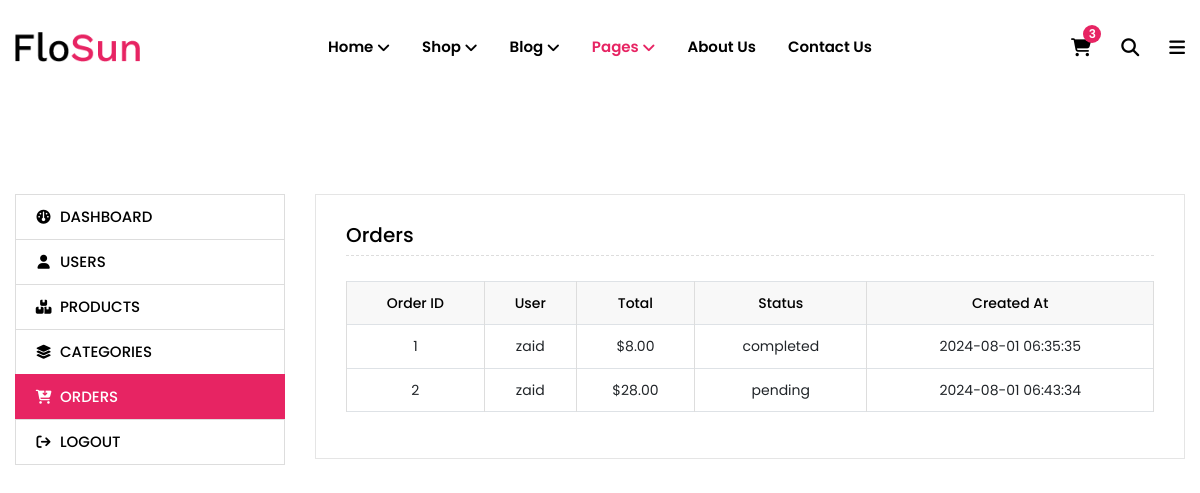
/AdminOrders.php (signed in), run on the app's committed database.
### tables this page shows
CREATE TABLE `orders` (
  `order_id` int(11) NOT NULL,
  `user_id` int(11) DEFAULT NULL,
  `total` decimal(10,2) NOT NULL,
  `status` varchar(50) NOT NULL DEFAULT 'Pending',
  `created_at` timestamp NOT NULL DEFAULT current_timestamp()
);

CREATE TABLE `users` (
  `user_id` int(11) NOT NULL,
  `name` varchar(50) NOT NULL,
  `email` varchar(100) NOT NULL,
  `password` varchar(255) NOT NULL,
  `created_at` timestamp NOT NULL DEFAULT current_timestamp(),
  `user_type` varchar(50) NOT NULL DEFAULT 'user',
  `image` varchar(255) DEFAULT NULL
);

### AdminOrders.php (the view, shortened to what this page needs)
<?php
    require_once("config.php");
  function db_get(string $table, string $condition): mixed
    {
        global $conn;
        $sql = "SELECT orders.order_id ,users.name AS username , orders.total , orders.status , orders.status , orders.created_at FROM orders JOIN users ON orders.user_id = users.user_id" .  $condition;
        $query = mysqli_query($conn, $sql);
        $num = mysqli_num_rows($query);
        return [
            'num' => $num,
            'query' => $query
        ];
    }
    $data = db_get("orders","");
?>
<!DOCTYPE html>
<html class="no-js" lang="en">
  <head>
    <link rel="stylesheet" href="assets/css/vendor/bootstrap.min.css" />
    <link rel="stylesheet" href="assets/css/vendor/font.awesome.min.css" />
    <link rel="stylesheet" href="https://cdnjs.cloudflare.com/ajax/libs/font-awesome/6.6.0/css/all.min.css" />
    <link rel="stylesheet" href="assets/css/vendor/linearicons.min.css" />
    <link rel="stylesheet" href="assets/css/plugins/swiper-bundle.min.css" />
    <link rel="stylesheet" href="assets/css/plugins/animate.min.css" />
    <link rel="stylesheet" href="assets/css/plugins/jquery-ui.min.css" />
    <link rel="stylesheet" href="assets/css/plugins/nice-select.min.css" />
    <link rel="stylesheet" href="assets/css/plugins/magnific-popup.css" />
    <link rel="stylesheet" href="assets/css/style.css" />
  </head>
  <body>
     <header class="main-header-area">
      <div class="main-header header-sticky">
        <div class="container custom-area">
          <div class="row align-items-center">
            <div class="col-lg-2 col-xl-2 col-md-6 col-6 col-custom">
              <div class="header-logo d-flex align-items-center">
                <a href="index.html">
                  <img
                    class="img-full"
                    src="assets/images/logo/logo.png"
                    alt="Header Logo"
                  />
                </a>
              </div>
            </div>
            <div
              class="col-lg-8 d-none d-lg-flex justify-content-center col-custom"
            >
              <nav class="main-nav d-none d-lg-flex">
                <ul class="nav">
                  <li>
                    <a href="index.html">
                      <span class="menu-text"> Home</span>
                      <i class="fa fa-angle-down"></i>
                    </a>
                  </li>
                  <li>
                    <a href="shop.html">
                      <span class="menu-text">Shop</span>
                      <i class="fa fa-angle-down"></i>
                    </a>
                  </li>
                  <li>
                    <a href="blog-details-fullwidth.html">
                      <span class="menu-text"> Blog</span>
                      <i class="fa fa-angle-down"></i>
                    </a>
                  </li>
                  <li>
                    <a class="active" href="#">
                      <span class="menu-text"> Pages</span>
                      <i class="fa fa-angle-down"></i>
                    </a>
                  </li>
                  <li>
                    <a href="about-us.html">
                      <span class="menu-text"> About Us</span>
                    </a>
                  </li>
                  <li>
                    <a href="contact-us.html">
                      <span class="menu-text">Contact Us</span>
                    </a>
                  </li>
                </ul>
              </nav>
            </div>
            <div class="col-lg-2 col-md-6 col-6 col-custom">
              <div class="header-right-area main-nav">
                <ul class="nav">
                  <li class="minicart-wrap">
                    <a href="#" class="minicart-btn toolbar-btn">
                      <i class="fa fa-shopping-cart"></i>
                      <span class="cart-item_count">3</span>
                    </a>
                  </li>
                  <li class="sidemenu-wrap">
                    <a href="#"><i class="fa fa-search"></i> </a>
                  </li>
                  <li class="account-menu-wrap d-none d-lg-flex">
                    <a href="#" class="off-canvas-menu-btn">
                      <i class="fa fa-bars"></i>
                    </a>
                  </li>
                </ul>
              </div>
            </div>
          </div>
        </div>
      </div>
    </header>
    <div class="my-account-wrapper mt-no-text">
      <div class="container container-default-2 custom-area">
        <div class="row">
          <div class="col-lg-12 col-custom">
            <div class="myaccount-page-wrapper">
              <div class="row">
                <div class="col-lg-3 col-md-4 col-custom">
                  <div class="myaccount-tab-menu nav" role="tablist">
                    <a href="AdminDashboard.php"><i class="fa fa-dashboard"></i> Dashboard</a>
                    <a href="AdminUser.php"><i class="fa fa-user"></i> Users</a>
                    <a href="adminProducts.php" ><i class="fa-solid fa-boxes-stacked"></i> Products</a>
                    <a href="Admincategories.php"><i class="fa-solid fa-layer-group"></i> Categories</a>
                    <a href="AdminOrders.php" class="active" ><i class="fa fa-cart-arrow-down"></i> Orders</a>
                    <a href="logout.php"><i class="fa fa-sign-out"></i> Logout</a>
                  </div>
                </div>
                <div class="col-lg-9 col-md-8 col-custom">
                  <div class="tab-content" id="myaccountContent">
                    <div class="tab-pane fade active show" id="orders" role="tabpanel">
                      <div class="myaccount-content">
                        <h3>Orders</h3>
                        <div class="myaccount-table table-responsive text-center">
                          <table class="table table-bordered">
                            <thead class="thead-light">
                              <tr>
                                <th>Order ID </th>
                                <th>User</th>
                                <th>Total</th>
                                <th>Status</th>
                                <th>Created At</th>
                              </tr>
                            </thead>
                            <tbody>
                                <?php while ($row = mysqli_fetch_assoc(($data['query']))) :?>
                              <tr>
                                <td><?php echo $row['order_id']?></td>
                                <td><?php echo $row['username']?></td>
                                <td>$<?php echo $row['total']?></td>
                                <td><?php echo $row['status']?></td>
                                <td><?php echo $row['created_at']?></td>
                              </tr>
                              <?php endwhile; ?>
                            </tbody>
                          </table>
                        </div>
                      </div>
                    </div>
                  </div>
                </div>
              </div>
            </div>
          </div>
        </div>
      </div>
    </div>
  </body>
</html>

### data on the page
orders: order_id "1", user.name "zaid", total "8.00", status "completed", created_at "2024-08-01 06:35:35"
orders: order_id "2", user.name "zaid", total "28.00", status "pending", created_at "2024-08-01 06:43:34"
